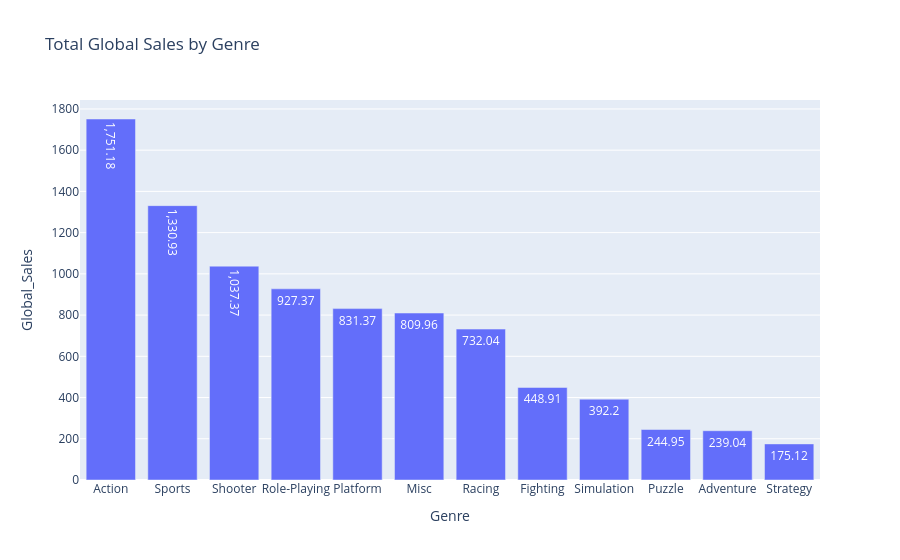

The notebook cell this image was saved under:
### Code cell
px.bar(genre_sales.reset_index(), x='Genre', y='Global_Sales', title='Total Global Sales by Genre', text_auto= True)

### Figure 1 — Plotly figure (JSON) as saved in the notebook; plotly's stock layout.template omitted (floating-point values rounded to 4 significant figures)
{"data": [{"hovertemplate": "Genre=%{x}<br>Global_Sales=%{y}<extra></extra>", "legendgroup": "", "marker": {"color": "#636efa", "pattern": {"shape": ""}}, "name": "", "orientation": "v", "showlegend": false, "textposition": "auto", "texttemplate": "%{y}", "type": "bar", "x": ["Action", "Sports", "Shooter", "Role-Playing", "Platform", "Misc", "Racing", "Fighting", "Simulation", "Puzzle", "Adventure", "Strategy"], "xaxis": "x", "y": [1751.0, 1331.0, 1037.0, 927.4, 831.4, 810.0, 732.0, 448.9, 392.2, 244.9, 239.0, 175.1], "yaxis": "y"}], "layout": {"barmode": "relative", "legend": {"tracegroupgap": 0}, "title": {"text": "Total Global Sales by Genre"}, "xaxis": {"anchor": "y", "domain": [0, 1], "title": {"text": "Genre"}}, "yaxis": {"anchor": "x", "domain": [0, 1], "title": {"text": "Global_Sales"}}}}
